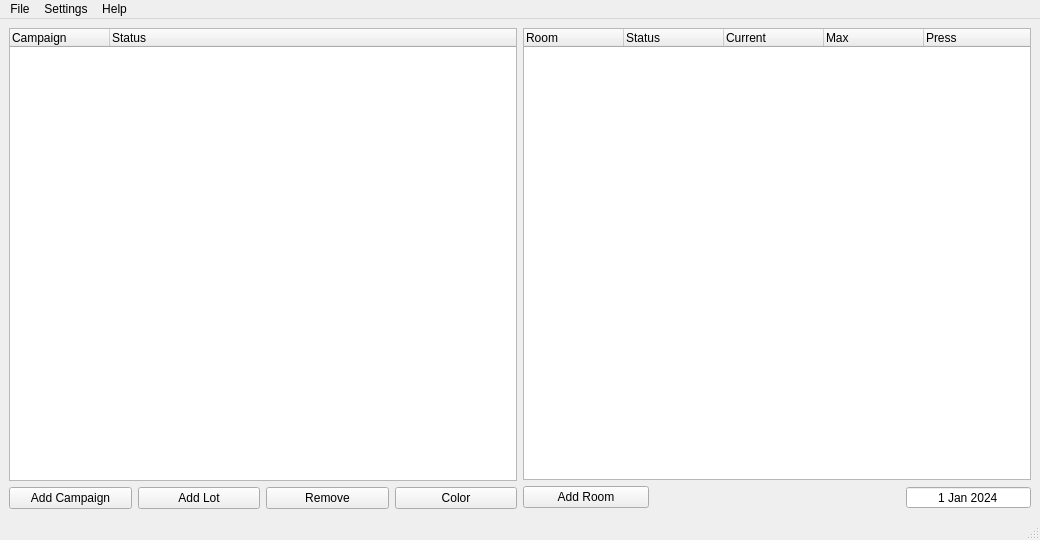
<?xml version="1.0" encoding="UTF-8"?>
<ui version="4.0">
 <class>MainWindow</class>
 <widget class="QMainWindow" name="MainWindow">
  <property name="geometry">
   <rect>
    <x>0</x>
    <y>0</y>
    <width>1040</width>
    <height>540</height>
   </rect>
  </property>
  <property name="windowTitle">
   <string>MapFactory</string>
  </property>
  <widget class="QWidget" name="centralwidget">
   <layout class="QHBoxLayout" name="horizontalLayout_4" stretch="0,0">
    <property name="sizeConstraint">
     <enum>QLayout::SetDefaultConstraint</enum>
    </property>
    <property name="leftMargin">
     <number>9</number>
    </property>
    <property name="topMargin">
     <number>9</number>
    </property>
    <property name="rightMargin">
     <number>9</number>
    </property>
    <property name="bottomMargin">
     <number>9</number>
    </property>
    <item>
     <layout class="QVBoxLayout" name="verticalLayout">
      <property name="spacing">
       <number>6</number>
      </property>
      <item>
       <widget class="QTreeWidget" name="left_tree">
        <property name="dragDropMode">
         <enum>QAbstractItemView::DragOnly</enum>
        </property>
        <property name="alternatingRowColors">
         <bool>true</bool>
        </property>
        <property name="sortingEnabled">
         <bool>true</bool>
        </property>
        <attribute name="headerShowSortIndicator" stdset="0">
         <bool>false</bool>
        </attribute>
        <column>
         <property name="text">
          <string>Campaign</string>
         </property>
        </column>
        <column>
         <property name="text">
          <string>Status</string>
         </property>
        </column>
       </widget>
      </item>
      <item>
       <layout class="QHBoxLayout" name="horizontalLayout_2">
        <item>
         <widget class="QPushButton" name="add_campaign_button">
          <property name="text">
           <string>Add Campaign</string>
          </property>
         </widget>
        </item>
        <item>
         <widget class="QPushButton" name="add_lot_button">
          <property name="text">
           <string>Add Lot</string>
          </property>
         </widget>
        </item>
        <item>
         <widget class="QPushButton" name="remove_button">
          <property name="text">
           <string>Remove</string>
          </property>
         </widget>
        </item>
        <item>
         <widget class="QPushButton" name="color_button">
          <property name="text">
           <string>Color</string>
          </property>
         </widget>
        </item>
       </layout>
      </item>
     </layout>
    </item>
    <item>
     <layout class="QVBoxLayout" name="verticalLayout_2">
      <item>
       <widget class="QTreeWidget" name="right_tree">
        <property name="dragDropMode">
         <enum>QAbstractItemView::DropOnly</enum>
        </property>
        <property name="alternatingRowColors">
         <bool>true</bool>
        </property>
        <property name="sortingEnabled">
         <bool>true</bool>
        </property>
        <attribute name="headerShowSortIndicator" stdset="0">
         <bool>false</bool>
        </attribute>
        <column>
         <property name="text">
          <string>Room</string>
         </property>
        </column>
        <column>
         <property name="text">
          <string>Status</string>
         </property>
        </column>
        <column>
         <property name="text">
          <string>Current</string>
         </property>
        </column>
        <column>
         <property name="text">
          <string>Max</string>
         </property>
        </column>
        <column>
         <property name="text">
          <string>Press</string>
         </property>
        </column>
       </widget>
      </item>
      <item>
       <layout class="QHBoxLayout" name="horizontalLayout_3" stretch="1,2,1">
        <item>
         <widget class="QPushButton" name="add_room_button">
          <property name="text">
           <string>Add Room</string>
          </property>
         </widget>
        </item>
        <item>
         <spacer name="horizontalSpacer_2">
          <property name="orientation">
           <enum>Qt::Horizontal</enum>
          </property>
          <property name="sizeHint" stdset="0">
           <size>
            <width>80</width>
            <height>20</height>
           </size>
          </property>
         </spacer>
        </item>
        <item>
         <widget class="QDateEdit" name="date_edit">
          <property name="alignment">
           <set>Qt::AlignCenter</set>
          </property>
          <property name="buttonSymbols">
           <enum>QAbstractSpinBox::NoButtons</enum>
          </property>
          <property name="date">
           <date>
            <year>2024</year>
            <month>1</month>
            <day>1</day>
           </date>
          </property>
         </widget>
        </item>
       </layout>
      </item>
     </layout>
    </item>
   </layout>
  </widget>
  <widget class="QMenuBar" name="menubar">
   <property name="geometry">
    <rect>
     <x>0</x>
     <y>0</y>
     <width>1040</width>
     <height>21</height>
    </rect>
   </property>
   <widget class="QMenu" name="menuFile">
    <property name="title">
     <string>File</string>
    </property>
    <addaction name="open_action"/>
    <addaction name="save_action"/>
    <addaction name="save_as_action"/>
    <addaction name="export_action"/>
    <addaction name="separator"/>
    <addaction name="clear_action"/>
   </widget>
   <widget class="QMenu" name="menuSettings">
    <property name="title">
     <string>Settings</string>
    </property>
    <addaction name="export_path_action"/>
    <addaction name="sort_action"/>
   </widget>
   <widget class="QMenu" name="menuHelp">
    <property name="title">
     <string>Help</string>
    </property>
    <addaction name="about_action"/>
   </widget>
   <addaction name="menuFile"/>
   <addaction name="menuSettings"/>
   <addaction name="menuHelp"/>
  </widget>
  <widget class="QStatusBar" name="statusbar"/>
  <action name="save_action">
   <property name="text">
    <string>Save</string>
   </property>
   <property name="shortcut">
    <string>Ctrl+S</string>
   </property>
  </action>
  <action name="export_action">
   <property name="text">
    <string>Export</string>
   </property>
   <property name="shortcut">
    <string>Ctrl+E</string>
   </property>
  </action>
  <action name="open_action">
   <property name="text">
    <string>Open...</string>
   </property>
   <property name="shortcut">
    <string>Ctrl+O</string>
   </property>
  </action>
  <action name="clear_action">
   <property name="text">
    <string>Clear</string>
   </property>
  </action>
  <action name="save_as_action">
   <property name="text">
    <string>Save As...</string>
   </property>
   <property name="shortcut">
    <string>Ctrl+Shift+S</string>
   </property>
  </action>
  <action name="export_path_action">
   <property name="checkable">
    <bool>true</bool>
   </property>
   <property name="text">
    <string>Export Path...</string>
   </property>
  </action>
  <action name="about_action">
   <property name="text">
    <string>About</string>
   </property>
  </action>
  <action name="manual_action">
   <property name="text">
    <string>Manual</string>
   </property>
  </action>
  <action name="sort_action">
   <property name="checkable">
    <bool>true</bool>
   </property>
   <property name="checked">
    <bool>true</bool>
   </property>
   <property name="text">
    <string>Auto Sort</string>
   </property>
  </action>
 </widget>
 <resources/>
 <connections/>
</ui>
